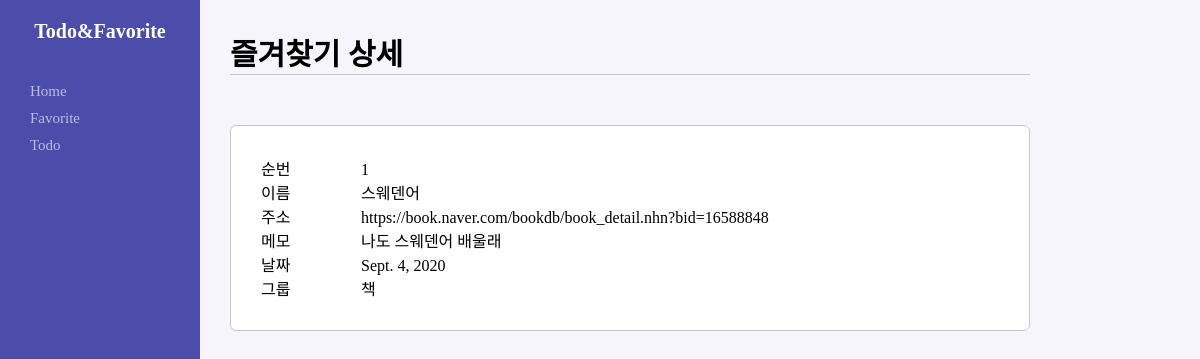
Screenshot of /second/favorite/1 with the database file from the repository.
### second/models.py (models this page shows)
class Favorite(models.Model):
    seq = models.AutoField(primary_key=True)
    name = models.CharField(max_length=50)
    url = models.CharField(max_length=100)
    memo = models.TextField()
    reg_date = models.DateField(auto_now_add=True)
    group = models.ForeignKey(FavoriteGroup, on_delete=models.CASCADE)

class FavoriteGroup(models.Model):
    seq = models.AutoField(primary_key=True)
    name = models.CharField(max_length=50)
    reg_date = models.DateField(auto_now_add=True)
    def __str__(self):
        return self.name

### second/views.py (the view)
# urls.py: path('favorite/<seq>', views.favorite_detail, name='favorite_detail')
def favorite_detail(request, seq):
    detail = Favorite.objects.get(pk=seq)
    return render(request, "second/favorite_detail.html",{
        'detail' : detail
    })

### second/templates/second/favorite_detail.html (shortened to what this page needs)
{% extends 'second/layout.html' %}
{% block content %}
<h3>즐겨찾기 상세</h3>
<div id="detail">
    <ul>
        <li><span>순번</span>{{detail.seq}}</li>
        <li><span>이름</span>{{detail.name}}</li>
        <li><span>주소</span>{{detail.url}}</li>
        <li><span>메모</span>{{detail.memo}}</li>
        <li><span>날짜</span>{{detail.reg_date}}</li>
        <li><span>그룹</span>{{detail.group}}</li>
    </ul>
</div>
{% endblock %}

### second/templates/second/layout.html (style rules this page uses)
html, body, ul { margin: 0; padding: 0; }
html, body { height: 100%; background-color: #f5f5fb; }
ul { list-style:none; }
h3 { width: 800px; border-bottom: 1px solid #c8c8cd; font-size: 30px; margin-bottom: 50px; }
#detail { width: 800px; background-color: white; padding: 30px; box-sizing: border-box; border: 1px solid #c8c8cd; border-radius: 6px; }
#detail ul li { margin: }
#detail ul span { display: inline-block; width: 100px; }

### rows the page displays
Favorite: seq "1", name "스웨덴어", url "https://book.naver.com/bookdb/book_detail.nhn?bid=16588848", memo "나도 스웨덴어 배울래", reg_date "Sept. 4, 2020", group "책"
